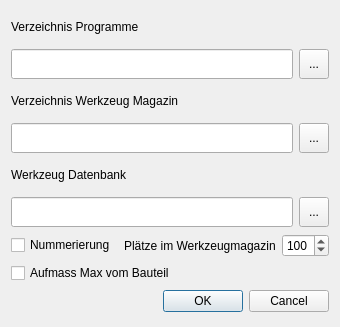
<?xml version="1.0" encoding="UTF-8"?>
<ui version="4.0">
 <class>DialogSettings</class>
 <widget class="QDialog" name="DialogSettings">
  <property name="geometry">
   <rect>
    <x>0</x>
    <y>0</y>
    <width>340</width>
    <height>327</height>
   </rect>
  </property>
  <property name="sizePolicy">
   <sizepolicy hsizetype="Preferred" vsizetype="Preferred">
    <horstretch>0</horstretch>
    <verstretch>0</verstretch>
   </sizepolicy>
  </property>
  <property name="windowTitle">
   <string>Einstellungen</string>
  </property>
  <layout class="QVBoxLayout" name="verticalLayout_2">
   <item>
    <widget class="QLabel" name="label_Programme">
     <property name="minimumSize">
      <size>
       <width>0</width>
       <height>30</height>
      </size>
     </property>
     <property name="maximumSize">
      <size>
       <width>16777215</width>
       <height>30</height>
      </size>
     </property>
     <property name="text">
      <string>Verzeichnis Programme</string>
     </property>
    </widget>
   </item>
   <item>
    <layout class="QHBoxLayout" name="horizontalLayout_4">
     <item>
      <widget class="QLineEdit" name="lineEdit_Programme">
       <property name="minimumSize">
        <size>
         <width>0</width>
         <height>30</height>
        </size>
       </property>
       <property name="maximumSize">
        <size>
         <width>16777215</width>
         <height>30</height>
        </size>
       </property>
      </widget>
     </item>
     <item>
      <widget class="QToolButton" name="toolButton_Programme">
       <property name="minimumSize">
        <size>
         <width>30</width>
         <height>30</height>
        </size>
       </property>
       <property name="maximumSize">
        <size>
         <width>30</width>
         <height>30</height>
        </size>
       </property>
       <property name="text">
        <string>...</string>
       </property>
      </widget>
     </item>
    </layout>
   </item>
   <item>
    <widget class="QLabel" name="label_Magazin">
     <property name="minimumSize">
      <size>
       <width>0</width>
       <height>30</height>
      </size>
     </property>
     <property name="maximumSize">
      <size>
       <width>16777215</width>
       <height>30</height>
      </size>
     </property>
     <property name="text">
      <string>Verzeichnis Werkzeug Magazin</string>
     </property>
    </widget>
   </item>
   <item>
    <layout class="QHBoxLayout" name="horizontalLayout_5">
     <item>
      <widget class="QLineEdit" name="lineEdit_Magazin">
       <property name="minimumSize">
        <size>
         <width>0</width>
         <height>30</height>
        </size>
       </property>
       <property name="maximumSize">
        <size>
         <width>16777215</width>
         <height>30</height>
        </size>
       </property>
      </widget>
     </item>
     <item>
      <widget class="QToolButton" name="toolButton_Magazin">
       <property name="minimumSize">
        <size>
         <width>30</width>
         <height>30</height>
        </size>
       </property>
       <property name="maximumSize">
        <size>
         <width>30</width>
         <height>30</height>
        </size>
       </property>
       <property name="text">
        <string>...</string>
       </property>
      </widget>
     </item>
    </layout>
   </item>
   <item>
    <widget class="QLabel" name="label_WerkzeugDB">
     <property name="minimumSize">
      <size>
       <width>0</width>
       <height>30</height>
      </size>
     </property>
     <property name="maximumSize">
      <size>
       <width>16777215</width>
       <height>30</height>
      </size>
     </property>
     <property name="text">
      <string>Werkzeug Datenbank</string>
     </property>
    </widget>
   </item>
   <item>
    <layout class="QHBoxLayout" name="horizontalLayout_6">
     <item>
      <widget class="QLineEdit" name="lineEdit_WerkzeugDB">
       <property name="minimumSize">
        <size>
         <width>0</width>
         <height>30</height>
        </size>
       </property>
       <property name="maximumSize">
        <size>
         <width>16777215</width>
         <height>30</height>
        </size>
       </property>
      </widget>
     </item>
     <item>
      <widget class="QToolButton" name="toolButton_WerkzeugDB">
       <property name="minimumSize">
        <size>
         <width>30</width>
         <height>30</height>
        </size>
       </property>
       <property name="maximumSize">
        <size>
         <width>30</width>
         <height>30</height>
        </size>
       </property>
       <property name="text">
        <string>...</string>
       </property>
      </widget>
     </item>
    </layout>
   </item>
   <item>
    <layout class="QVBoxLayout" name="verticalLayout">
     <item>
      <layout class="QHBoxLayout" name="horizontalLayout_7">
       <item>
        <widget class="QCheckBox" name="checkBox_Numbering">
         <property name="text">
          <string>Nummerierung</string>
         </property>
        </widget>
       </item>
       <item>
        <spacer name="horizontalSpacer">
         <property name="orientation">
          <enum>Qt::Horizontal</enum>
         </property>
         <property name="sizeHint" stdset="0">
          <size>
           <width>40</width>
           <height>20</height>
          </size>
         </property>
        </spacer>
       </item>
       <item>
        <widget class="QLabel" name="label_WerkzeugPlatze">
         <property name="text">
          <string>Plätze im Werkzeugmagazin</string>
         </property>
        </widget>
       </item>
       <item>
        <widget class="QSpinBox" name="spinBox_WerkzeugPlatze">
         <property name="maximumSize">
          <size>
           <width>50</width>
           <height>16777215</height>
          </size>
         </property>
         <property name="maximum">
          <number>200</number>
         </property>
         <property name="value">
          <number>100</number>
         </property>
        </widget>
       </item>
      </layout>
     </item>
     <item>
      <widget class="QCheckBox" name="checkBox_AufmassMax">
       <property name="text">
        <string>Aufmass Max vom Bauteil</string>
       </property>
      </widget>
     </item>
    </layout>
   </item>
   <item>
    <widget class="QDialogButtonBox" name="buttonBox">
     <property name="orientation">
      <enum>Qt::Horizontal</enum>
     </property>
     <property name="standardButtons">
      <set>QDialogButtonBox::Cancel|QDialogButtonBox::Ok</set>
     </property>
    </widget>
   </item>
  </layout>
 </widget>
 <resources/>
 <connections>
  <connection>
   <sender>buttonBox</sender>
   <signal>accepted()</signal>
   <receiver>DialogSettings</receiver>
   <slot>accept()</slot>
   <hints>
    <hint type="sourcelabel">
     <x>248</x>
     <y>254</y>
    </hint>
    <hint type="destinationlabel">
     <x>157</x>
     <y>274</y>
    </hint>
   </hints>
  </connection>
  <connection>
   <sender>buttonBox</sender>
   <signal>rejected()</signal>
   <receiver>DialogSettings</receiver>
   <slot>reject()</slot>
   <hints>
    <hint type="sourcelabel">
     <x>316</x>
     <y>260</y>
    </hint>
    <hint type="destinationlabel">
     <x>286</x>
     <y>274</y>
    </hint>
   </hints>
  </connection>
 </connections>
</ui>
